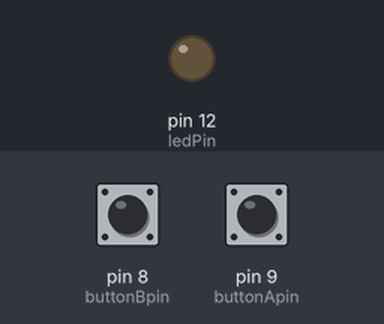
This sketch was run on a simulated Arduino Uno, built with avr-gcc and run on an emulated ATmega328P. On the bench: output pins drawn as LEDs (lit = HIGH). The test bench sets the inputs (shaded band); at power-on: pin 9 (buttonApin) HIGH, pin 8 (buttonBpin) HIGH.

Above: at 1.2 s.
1.3 s: pin 9 (buttonApin) pulled LOW for 0.15 s
At 2.4 s:
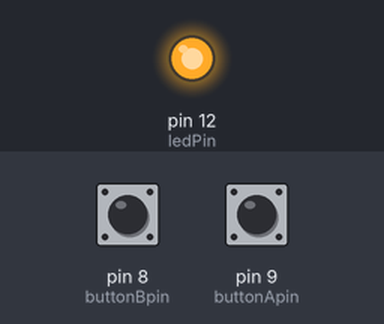
2.9 s: pin 8 (buttonBpin) pulled LOW for 0.15 s
At 3.6 s:
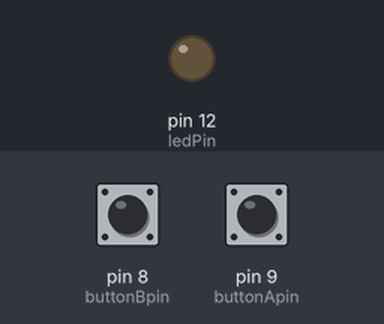
4.5 s: pin 9 (buttonApin) pulled LOW for 1 s
At 4.8 s:
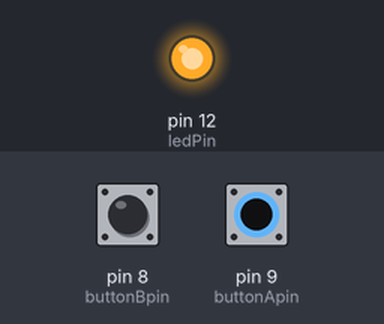
7.0 s: pin 8 (buttonBpin) driven LOW and pin 9 (buttonApin) driven LOW
At 8.2 s:
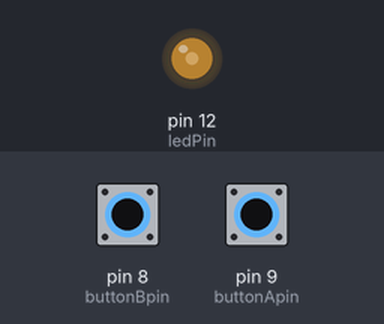
8.5 s: pin 8 (buttonBpin) driven HIGH
At 8.9 s:
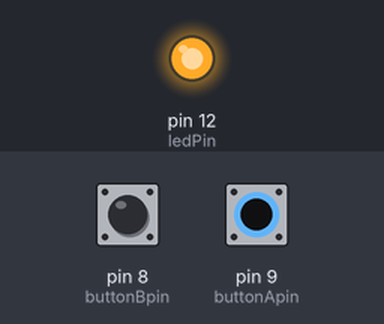
Timing chart, 0 to 11.0 s (numbered marks = the images above; inputs shaded):
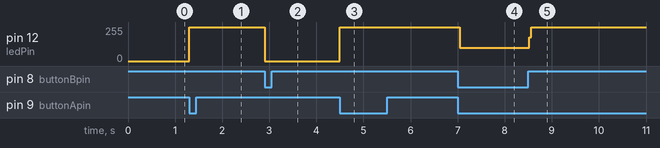

The sketch:

ltika.ino
```cpp
int ledPin = 12;     //デジタルピン12にLED（陽極）に割り当て
int buttonApin = 9; //デジタルピン９にプッシュボタンAに割り当て
int buttonBpin = 8; //デジタルピン８にプッシュボタンBを割り当て

byte leds = 0;      //符号なしデータ型を設定

//初期設定するところ
void setup() {
  pinMode(ledPin, OUTPUT);           //12番ピンをOUTPUTに設定
  pinMode(buttonApin, INPUT_PULLUP); //９番ピンをHighにする（プルアップ）
  pinMode(buttonBpin, INPUT_PULLUP); //８番ピンをHighにする（プルアップ）
  }

//ループ関数
void loop() {

  //９番ピンがLowなら｛ ｝内を実行
  if (digitalRead(buttonApin) == LOW){
    digitalWrite(ledPin, HIGH);        //LEDにHighを送る
    }

  //８番ピンがLowなら｛ ｝内を実行
  if (digitalRead(buttonBpin) == LOW){
    digitalWrite(ledPin, LOW);         //LEDにLowを送る
    }
 }
```

Measured:
- after the input at 1.3 s, pin 12 (ledPin): 0/255 → 255/255 at once
- after the input at 2.9 s, pin 12 (ledPin): 255/255 → 0/255 at once
- after the input at 4.5 s, pin 12 (ledPin): 0/255 → 255/255 at once
- after the input at 7.0 s, pin 12 (ledPin): 255/255 → 100/255 at once
- after the input at 8.5 s, pin 12 (ledPin): 100/255 → 255/255 at once
